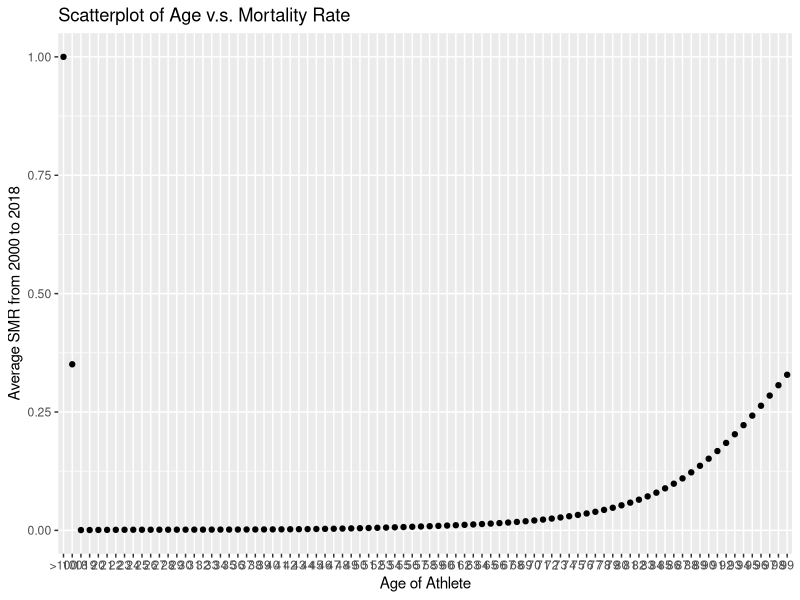
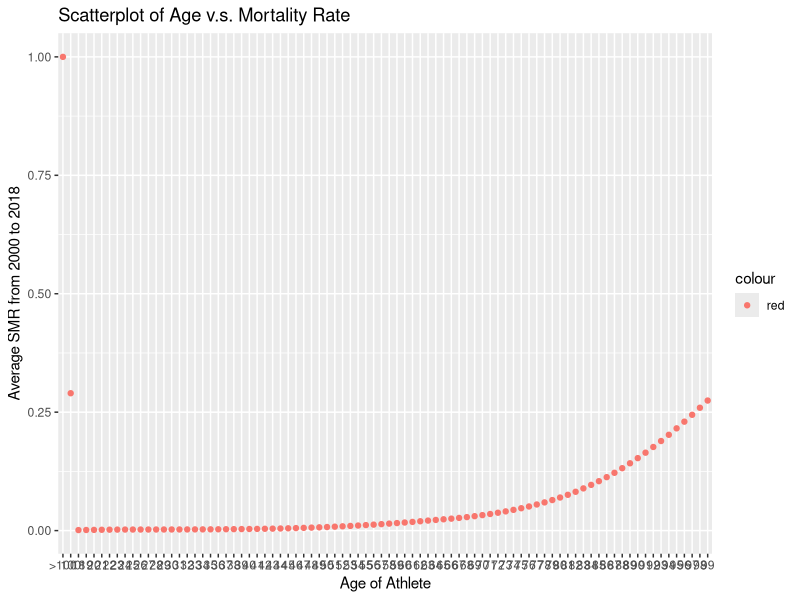

Source code (R) for these figures, in order:
library("ggplot2")
library(openxlsx)
library(readxl)
library(tidyverse)
library(dplyr)

#White athlete graph
white_mortality <- read_excel("data/WHITEMortalityUSA2000to2018.xlsx")
View(white_mortality)
names(white_mortality)[1] <- "age"
ggplot(white_mortality, aes(x = age, y = Averages)) +
  geom_point() +
  labs(x = 'Age of Athlete', y = 'Average SMR from 2000 to 2018', title = 'Scatterplot of Age v.s. Mortality Rate')

#Black athlete graph
black_mortality <- read_excel("data/BLACKMortalityUSA2000to2018.xlsx")
View(black_mortality)
names(black_mortality)[1] <- "age"
ggplot(black_mortality, aes(x = age, y = Averages, color = "red")) +
  geom_point() +
  labs(x = 'Age of Athlete', y = 'Average SMR from 2000 to 2018', title = 'Scatterplot of Age v.s. Mortality Rate')

#I decided to include these charts in order to compare not only the change in mortality rates over time for
#These athletes, but also to show the differences in the trends over time between black and white players respectively. 
#By doing so, we are able to see how another factor such as race can play a role in determining the long term health 
#Of these athletes, and how it compares between the two races. It also raises the question whether or not it is the
#Race itself or other dertmining factors such as average household income and access to healthcare that are to blame for 
#The differences

